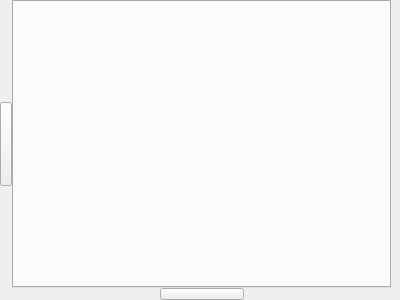
<?xml version="1.0" encoding="UTF-8"?>
<ui version="4.0">
 <class>workDpaceDlg</class>
 <widget class="QWidget" name="workDpaceDlg">
  <property name="geometry">
   <rect>
    <x>0</x>
    <y>0</y>
    <width>400</width>
    <height>300</height>
   </rect>
  </property>
  <property name="windowTitle">
   <string>Form</string>
  </property>
  <layout class="QGridLayout" name="gridLayout">
   <property name="leftMargin">
    <number>0</number>
   </property>
   <property name="topMargin">
    <number>0</number>
   </property>
   <property name="rightMargin">
    <number>9</number>
   </property>
   <property name="bottomMargin">
    <number>0</number>
   </property>
   <property name="spacing">
    <number>0</number>
   </property>
   <item row="0" column="0">
    <layout class="QVBoxLayout" name="verticalLayout">
     <item>
      <spacer name="verticalSpacer_2">
       <property name="orientation">
        <enum>Qt::Vertical</enum>
       </property>
       <property name="sizeHint" stdset="0">
        <size>
         <width>12</width>
         <height>40</height>
        </size>
       </property>
      </spacer>
     </item>
     <item>
      <widget class="QPushButton" name="LeftPushBtn">
       <property name="sizePolicy">
        <sizepolicy hsizetype="Fixed" vsizetype="Fixed">
         <horstretch>0</horstretch>
         <verstretch>0</verstretch>
        </sizepolicy>
       </property>
       <property name="minimumSize">
        <size>
         <width>12</width>
         <height>84</height>
        </size>
       </property>
       <property name="maximumSize">
        <size>
         <width>12</width>
         <height>84</height>
        </size>
       </property>
       <property name="focusPolicy">
        <enum>Qt::ClickFocus</enum>
       </property>
       <property name="styleSheet">
        <string notr="true"/>
       </property>
       <property name="text">
        <string/>
       </property>
       <property name="autoExclusive">
        <bool>false</bool>
       </property>
       <property name="autoDefault">
        <bool>false</bool>
       </property>
      </widget>
     </item>
     <item>
      <spacer name="verticalSpacer">
       <property name="orientation">
        <enum>Qt::Vertical</enum>
       </property>
       <property name="sizeHint" stdset="0">
        <size>
         <width>12</width>
         <height>40</height>
        </size>
       </property>
      </spacer>
     </item>
    </layout>
   </item>
   <item row="0" column="1">
    <widget class="QTabWidget" name="tabWidget">
     <property name="currentIndex">
      <number>-1</number>
     </property>
    </widget>
   </item>
   <item row="1" column="1">
    <layout class="QHBoxLayout" name="horizontalLayout">
     <item>
      <spacer name="horizontalSpacer">
       <property name="orientation">
        <enum>Qt::Horizontal</enum>
       </property>
       <property name="sizeHint" stdset="0">
        <size>
         <width>40</width>
         <height>12</height>
        </size>
       </property>
      </spacer>
     </item>
     <item>
      <widget class="QPushButton" name="DownPushBtn">
       <property name="sizePolicy">
        <sizepolicy hsizetype="Expanding" vsizetype="Fixed">
         <horstretch>0</horstretch>
         <verstretch>0</verstretch>
        </sizepolicy>
       </property>
       <property name="minimumSize">
        <size>
         <width>84</width>
         <height>12</height>
        </size>
       </property>
       <property name="maximumSize">
        <size>
         <width>84</width>
         <height>12</height>
        </size>
       </property>
       <property name="styleSheet">
        <string notr="true"/>
       </property>
       <property name="text">
        <string/>
       </property>
      </widget>
     </item>
     <item>
      <spacer name="horizontalSpacer_2">
       <property name="orientation">
        <enum>Qt::Horizontal</enum>
       </property>
       <property name="sizeHint" stdset="0">
        <size>
         <width>40</width>
         <height>12</height>
        </size>
       </property>
      </spacer>
     </item>
    </layout>
   </item>
  </layout>
 </widget>
 <resources>
  <include location="../HTDEMO.qrc"/>
 </resources>
 <connections/>
</ui>
